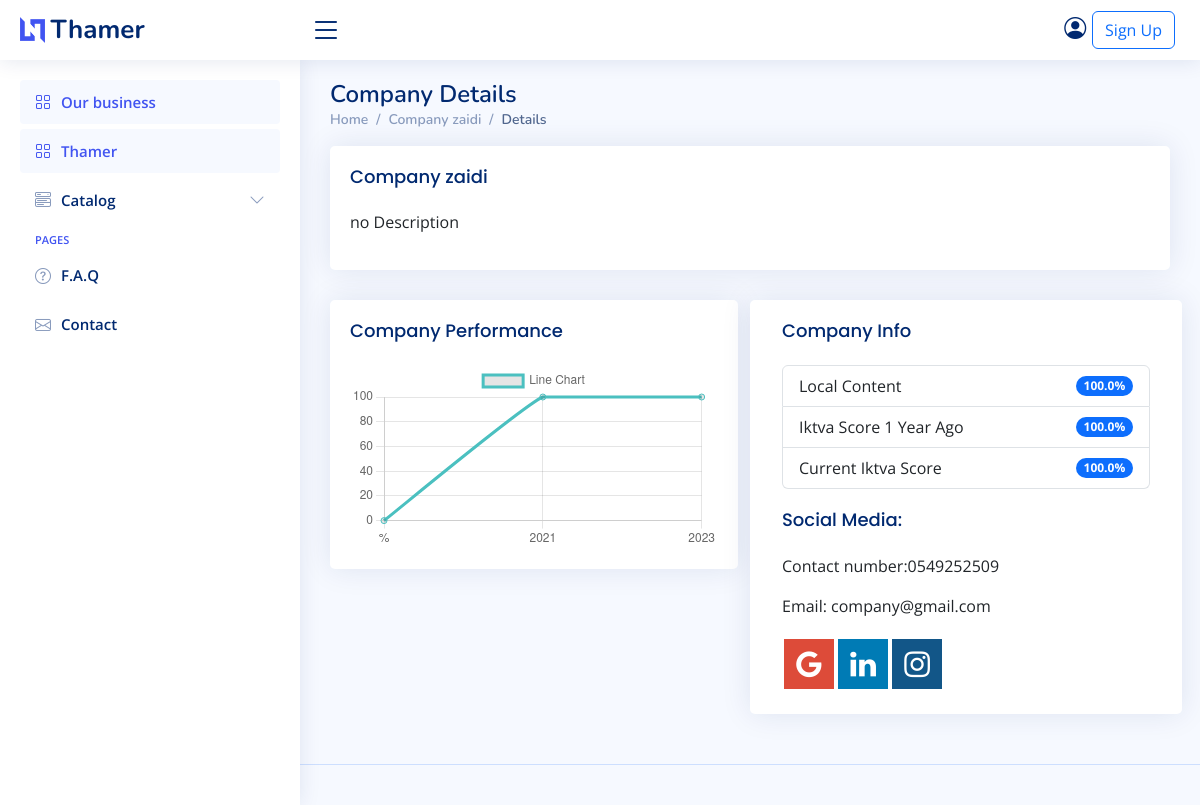
The app's page /companys/details/1/ with its own data.
### main_app/models.py (models this page shows, shortened)
class Company(models.Model):
    CHOICES = (
        ('Energy', 'Energy'),
        ('Materials', 'Materials'),
        (' Media and Entertainment', 'Media and Entertainmen'),
        ('Captial goods', 'Captial goods'),
        ('Commercial & Professional Svc', 'Commercial & Professional Svc'),
        ('Transportation', 'Transportation'),
        ('Consumer Durables', 'Consumer Durables'),
        ('Consumer Services', 'Consumer Services'),
        ('Retailing', 'Retailing'),
        ('Food & Stables Retailing', 'Food & Stables Retailing'),
        ('Food & Beverages', 'Food & Beverages'),
        ('Health care Equipment & Svc', 'Health care Equipment & Svc'),
    )
    name = models.CharField(max_length=2048)
    description = models.TextField()
    local_score = models.FloatField()
    ikteva_score_now = models.FloatField()
    ikteva_score_before= models.FloatField()
    email =  models.CharField(max_length=2048)
    contact_number = models.CharField(max_length=2048)
    instagram_link = models.URLField(blank=True)
    linkdin = models.URLField(blank=True)
    twitter_link = models.URLField(blank=True)
    website = models.URLField(blank=True)
    sectors= models.TextField(max_length=2048,default='')
    owner = models.ForeignKey(User, on_delete=models.CASCADE)
    pdf_file_ikteva = models.FileField(upload_to='pdf_file_ikteva/', null=True, blank=True)
    pdf_file_local = models.FileField(upload_to='pdf_file_local/', null=True, blank=True)
    STATUS_CHOICES = [
        ('pending', 'Pending'),
        ('approved', 'Approved'),
        ('rejected', 'Rejected'),
    ]
    status = models.CharField(max_length=20, choices=STATUS_CHOICES, default='pending')

### main_app/views.py (the view)
# urls.py: path("companys/details/<company_id>/", views.company_detail, name="company_detail"),
def company_detail(request:HttpRequest, company_id):
    company = Company.objects.get(id=company_id)
    return render(request, 'main_app/company_detail.html', {"company" : company})

### main_app/templates/main_app/company_detail.html (shortened to what this page needs)
{% extends 'main_app/base.html' %}
{% load static %}
{% block content%}
  <main id="main" class="main">
    <section class="section">
        <div class="pagetitle">
      <h1>Company Details</h1>
      <nav>
        <ol class="breadcrumb">
          <li class="breadcrumb-item"><a href="{% url 'main_app:index_page' %}">Home</a></li>
          <li class="breadcrumb-item">{{company.name}}</li>
          <li class="breadcrumb-item active">Details</li>
        </ol>
      </nav>
    </div>
      <div class="row">
        <div class="col-lg-12">
          <div class="card">
            <div class="card-body">
              <h5 class="card-title">{{company.name}}</h5>
              <p>{{company.description}}</p>
            </div>
          </div>
        </div>
      </div>
    </section>
    <section class="section">
  <div class="row">
    <div class="col-lg-6">
      <div class="card">
        <div class="card-body">
          <h5 class="card-title">Company Performance</h5>
          <canvas id="lineChart" style="max-height: 400px;"></canvas>
          <script>
            document.addEventListener("DOMContentLoaded", () => {
              new Chart(document.querySelector('#lineChart'), {
                type: 'line',
                data: {
                  labels: ['%', '2021', '2023'],
                  datasets: [{
                    label: 'Line Chart',
                    data: [0, {{company.ikteva_score_before}}, {{company.ikteva_score_now}}],
                    fill: false,
                    borderColor: 'rgb(75, 192, 192)',
                    tension: 0.1
                  }]
                },
                options: {
                  scales: {
                    y: {
                      beginAtZero: true
                    }
                  }
                }
              });
            });
          </script>
        </div>
      </div>
    </div>
    <div class="card col-lg-6">
      <div class="card-body">
        <h5 class="card-title">Company Info</h5>
        <ul class="list-group">
          <li class="list-group-item d-flex justify-content-between align-items-center">
            Local Content
            <span class="badge bg-primary rounded-pill">{{company.local_score}}%</span>
          </li>
          <li class="list-group-item d-flex justify-content-between align-items-center">
            Iktva Score 1 Year Ago
            <span class="badge bg-primary rounded-pill">{{company.ikteva_score_before}}%</span>
          </li>
          <li class="list-group-item d-flex justify-content-between align-items-center">
            Current Iktva Score
            <span class="badge bg-primary rounded-pill">{{company.ikteva_score_now}}%</span>
          </li>
        </ul>
        <h5 class="card-title">Social Media:</h5>
        <p>Contact number:{{company.contact_number}}</p>
        <p>Email: {{company.email}}</p>
        <div class="d-flex">
          <a href="{{company.website}}" class="fa fa-google"></a>
          <a href="{{company.linkdin}}" class="fa fa-linkedin"></a>
          <a href="{{company.instagram_link}}" class="fa fa-instagram"></a>
        </div>
      </div>
    </div>
  </div>
</section>
  </main>
{% endblock %}

### main_app/static/assets/css/style.css (style rules this page uses)
:root { scroll-behavior: smooth; }
body { font-family: "Open Sans", sans-serif; background: #f6f9ff; color: #444444; }
a { color: #4154f1; text-decoration: none; }
h1, h2, h3, h4, h5, h6 { font-family: "Nunito", sans-serif; }
#main { margin-top: 60px; padding: 20px 30px; transition: all 0.3s; }
.pagetitle { margin-bottom: 10px; }
.pagetitle h1 { font-size: 24px; margin-bottom: 0; font-weight: 600; color: #012970; }
.card { margin-bottom: 30px; border: none; border-radius: 5px; box-shadow: 0px 0 30px rgba(1, 41, 112, 0.1); }
.card-title { padding: 20px 0 15px 0; font-size: 18px; font-weight: 500; color: #012970; font-family: "Poppins", sans-serif; }
.card-body { padding: 0 20px 20px 20px; }
.breadcrumb { font-size: 14px; font-family: "Nunito", sans-serif; color: #899bbd; font-weight: 600; }
.breadcrumb a { color: #899bbd; transition: 0.3s; }
.breadcrumb .breadcrumb-item::before { color: #899bbd; }
.breadcrumb .active { color: #51678f; font-weight: 600; }
@media (min-width: 1200px) { #main, #footer { margin-left: 300px; } }

### main_app/templates/main_app/company_detail.html (style rules this page uses)
.fa { padding: 10px; font-size: 30px; width: 50px; text-align: center; margin: 5px 2px; }
.fa-google { background: #dd4b39; color: white; }
.fa-linkedin { background: #007bb5; color: white; }
.fa-instagram { background: #125688; color: white; }

### records on screen
Company: name "Company zaidi", description "no Description", local_score "100.0", ikteva_score_before "100.0", ikteva_score_now "100.0", contact_number "0549252509", email "company@gmail.com"

### other values on screen
chart data {{ company.ikteva_score_before }} 100.0
chart data {{ company.ikteva_score_now }} 100.0
